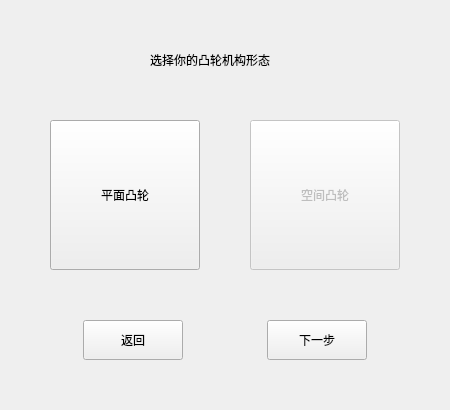
         <widget class="QWidget" name="camModePage">
          <property name="sizePolicy">
           <sizepolicy hsizetype="MinimumExpanding" vsizetype="MinimumExpanding">
            <horstretch>0</horstretch>
            <verstretch>0</verstretch>
           </sizepolicy>
          </property>
          <layout class="QGridLayout" name="gridLayout_14">
           <property name="leftMargin">
            <number>0</number>
           </property>
           <property name="topMargin">
            <number>0</number>
           </property>
           <property name="rightMargin">
            <number>0</number>
           </property>
           <property name="bottomMargin">
            <number>0</number>
           </property>
           <property name="spacing">
            <number>0</number>
           </property>
           <item row="0" column="0">
            <spacer name="verticalSpacer_27">
             <property name="orientation">
              <enum>Qt::Vertical</enum>
             </property>
             <property name="sizeType">
              <enum>QSizePolicy::Preferred</enum>
             </property>
             <property name="sizeHint" stdset="0">
              <size>
               <width>20</width>
               <height>50</height>
              </size>
             </property>
            </spacer>
           </item>
           <item row="1" column="0">
            <widget class="QWidget" name="camModeTitleWidget" native="true">
             <property name="sizePolicy">
              <sizepolicy hsizetype="Preferred" vsizetype="Preferred">
               <horstretch>0</horstretch>
               <verstretch>0</verstretch>
              </sizepolicy>
             </property>
             <layout class="QGridLayout" name="gridLayout_11">
              <property name="leftMargin">
               <number>0</number>
              </property>
              <property name="topMargin">
               <number>0</number>
              </property>
              <property name="rightMargin">
               <number>0</number>
              </property>
              <property name="bottomMargin">
               <number>0</number>
              </property>
              <property name="spacing">
               <number>0</number>
              </property>
              <item row="0" column="0">
               <layout class="QHBoxLayout" name="camModePageTitle">
                <property name="spacing">
                 <number>0</number>
                </property>
                <item>
                 <spacer name="horizontalSpacer_81">
                  <property name="orientation">
                   <enum>Qt::Horizontal</enum>
                  </property>
                  <property name="sizeHint" stdset="0">
                   <size>
                    <width>132</width>
                    <height>20</height>
                   </size>
                  </property>
                 </spacer>
                </item>
                <item>
                 <widget class="QLabel" name="camModePageTitleLabel">
                  <property name="sizePolicy">
                   <sizepolicy hsizetype="Expanding" vsizetype="Preferred">
                    <horstretch>0</horstretch>
                    <verstretch>0</verstretch>
                   </sizepolicy>
                  </property>
                  <property name="styleSheet">
                   <string notr="true">font: 20pt &quot;等线&quot;;</string>
                  </property>
                  <property name="text">
                   <string>选择你的凸轮机构形态</string>
                  </property>
                 </widget>
                </item>
                <item>
                 <spacer name="horizontalSpacer_82">
                  <property name="orientation">
                   <enum>Qt::Horizontal</enum>
                  </property>
                  <property name="sizeHint" stdset="0">
                   <size>
                    <width>132</width>
                    <height>20</height>
                   </size>
                  </property>
                 </spacer>
                </item>
               </layout>
              </item>
             </layout>
            </widget>
           </item>
           <item row="2" column="0">
            <spacer name="verticalSpacer_28">
             <property name="orientation">
              <enum>Qt::Vertical</enum>
             </property>
             <property name="sizeType">
              <enum>QSizePolicy::Preferred</enum>
             </property>
             <property name="sizeHint" stdset="0">
              <size>
               <width>20</width>
               <height>50</height>
              </size>
             </property>
            </spacer>
           </item>
           <item row="3" column="0">
            <widget class="QWidget" name="camModePageWidget" native="true">
             <property name="sizePolicy">
              <sizepolicy hsizetype="Preferred" vsizetype="Expanding">
               <horstretch>0</horstretch>
               <verstretch>0</verstretch>
              </sizepolicy>
             </property>
             <layout class="QGridLayout" name="gridLayout_10">
              <property name="leftMargin">
               <number>0</number>
              </property>
              <property name="topMargin">
               <number>0</number>
              </property>
              <property name="rightMargin">
               <number>0</number>
              </property>
              <property name="bottomMargin">
               <number>0</number>
              </property>
              <property name="spacing">
               <number>0</number>
              </property>
              <item row="0" column="0">
               <layout class="QGridLayout" name="camModePageLayout">
                <property name="spacing">
                 <number>0</number>
                </property>
                <item row="0" column="0">
                 <spacer name="horizontalSpacer_89">
                  <property name="orientation">
                   <enum>Qt::Horizontal</enum>
                  </property>
                  <property name="sizeType">
                   <enum>QSizePolicy::Preferred</enum>
                  </property>
                  <property name="sizeHint" stdset="0">
                   <size>
                    <width>50</width>
                    <height>20</height>
                   </size>
                  </property>
                 </spacer>
                </item>
                <item row="0" column="1">
                 <widget class="QPushButton" name="planeCamButton">
                  <property name="sizePolicy">
                   <sizepolicy hsizetype="Expanding" vsizetype="Expanding">
                    <horstretch>0</horstretch>
                    <verstretch>0</verstretch>
                   </sizepolicy>
                  </property>
                  <property name="minimumSize">
                   <size>
                    <width>150</width>
                    <height>150</height>
                   </size>
                  </property>
                  <property name="maximumSize">
                   <size>
                    <width>1000</width>
                    <height>1000</height>
                   </size>
                  </property>
                  <property name="text">
                   <string>平面凸轮</string>
                  </property>
                  <property name="checkable">
                   <bool>true</bool>
                  </property>
                 </widget>
                </item>
                <item row="0" column="2">
                 <spacer name="horizontalSpacer_90">
                  <property name="orientation">
                   <enum>Qt::Horizontal</enum>
                  </property>
                  <property name="sizeType">
                   <enum>QSizePolicy::Preferred</enum>
                  </property>
                  <property name="sizeHint" stdset="0">
                   <size>
                    <width>50</width>
                    <height>30</height>
                   </size>
                  </property>
                 </spacer>
                </item>
                <item row="0" column="3">
                 <widget class="QPushButton" name="spaceCamButton">
                  <property name="enabled">
                   <bool>false</bool>
                  </property>
                  <property name="sizePolicy">
                   <sizepolicy hsizetype="Expanding" vsizetype="Expanding">
                    <horstretch>0</horstretch>
                    <verstretch>0</verstretch>
                   </sizepolicy>
                  </property>
                  <property name="minimumSize">
                   <size>
                    <width>150</width>
                    <height>150</height>
                   </size>
                  </property>
                  <property name="maximumSize">
                   <size>
                    <width>1000</width>
                    <height>1000</height>
                   </size>
                  </property>
                  <property name="text">
                   <string>空间凸轮</string>
                  </property>
                  <property name="checkable">
                   <bool>false</bool>
                  </property>
                 </widget>
                </item>
                <item row="0" column="4">
                 <spacer name="horizontalSpacer_91">
                  <property name="orientation">
                   <enum>Qt::Horizontal</enum>
                  </property>
                  <property name="sizeType">
                   <enum>QSizePolicy::Preferred</enum>
                  </property>
                  <property name="sizeHint" stdset="0">
                   <size>
                    <width>50</width>
                    <height>20</height>
                   </size>
                  </property>
                 </spacer>
                </item>
               </layout>
              </item>
             </layout>
            </widget>
           </item>
           <item row="4" column="0">
            <spacer name="verticalSpacer_29">
             <property name="orientation">
              <enum>Qt::Vertical</enum>
             </property>
             <property name="sizeType">
              <enum>QSizePolicy::Preferred</enum>
             </property>
             <property name="sizeHint" stdset="0">
              <size>
               <width>20</width>
               <height>50</height>
              </size>
             </property>
            </spacer>
           </item>
           <item row="5" column="0">
            <widget class="QWidget" name="camModeResultWidget" native="true">
             <property name="sizePolicy">
              <sizepolicy hsizetype="Preferred" vsizetype="Preferred">
               <horstretch>0</horstretch>
               <verstretch>0</verstretch>
              </sizepolicy>
             </property>
             <layout class="QGridLayout" name="gridLayout_12">
              <property name="leftMargin">
               <number>0</number>
              </property>
              <property name="topMargin">
               <number>0</number>
              </property>
              <property name="rightMargin">
               <number>0</number>
              </property>
              <property name="bottomMargin">
               <number>0</number>
              </property>
              <property name="spacing">
               <number>0</number>
              </property>
              <item row="0" column="1">
               <layout class="QHBoxLayout" name="horizontalLayout_15">
                <property name="spacing">
                 <number>0</number>
                </property>
                <item>
                 <spacer name="horizontalSpacer_5">
                  <property name="orientation">
                   <enum>Qt::Horizontal</enum>
                  </property>
                  <property name="sizeHint" stdset="0">
                   <size>
                    <width>40</width>
                    <height>20</height>
                   </size>
                  </property>
                 </spacer>
                </item>
                <item>
                 <widget class="QPushButton" name="camModeNextButton">
                  <property name="sizePolicy">
                   <sizepolicy hsizetype="Fixed" vsizetype="Fixed">
                    <horstretch>0</horstretch>
                    <verstretch>0</verstretch>
                   </sizepolicy>
                  </property>
                  <property name="minimumSize">
                   <size>
                    <width>100</width>
                    <height>40</height>
                   </size>
                  </property>
                  <property name="text">
                   <string>返回</string>
                  </property>
                 </widget>
                </item>
                <item>
                 <spacer name="horizontalSpacer_14">
                  <property name="orientation">
                   <enum>Qt::Horizontal</enum>
                  </property>
                  <property name="sizeHint" stdset="0">
                   <size>
                    <width>40</width>
                    <height>20</height>
                   </size>
                  </property>
                 </spacer>
                </item>
                <item>
                 <widget class="QPushButton" name="camModeReturnButton">
                  <property name="sizePolicy">
                   <sizepolicy hsizetype="Fixed" vsizetype="Fixed">
                    <horstretch>0</horstretch>
                    <verstretch>0</verstretch>
                   </sizepolicy>
                  </property>
                  <property name="minimumSize">
                   <size>
                    <width>100</width>
                    <height>40</height>
                   </size>
                  </property>
                  <property name="text">
                   <string>下一步</string>
                  </property>
                 </widget>
                </item>
                <item>
                 <spacer name="horizontalSpacer_6">
                  <property name="orientation">
                   <enum>Qt::Horizontal</enum>
                  </property>
                  <property name="sizeHint" stdset="0">
                   <size>
                    <width>40</width>
                    <height>20</height>
                   </size>
                  </property>
                 </spacer>
                </item>
               </layout>
              </item>
             </layout>
            </widget>
           </item>
           <item row="6" column="0">
            <spacer name="verticalSpacer_30">
             <property name="orientation">
              <enum>Qt::Vertical</enum>
             </property>
             <property name="sizeType">
              <enum>QSizePolicy::Preferred</enum>
             </property>
             <property name="sizeHint" stdset="0">
              <size>
               <width>20</width>
               <height>50</height>
              </size>
             </property>
            </spacer>
           </item>
          </layout>
         </widget>
